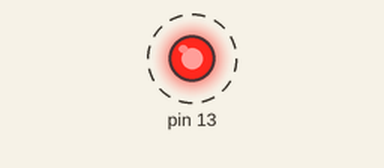
Simulated run of this sketch. Board: Arduino Uno, built with avr-gcc and run on an emulated ATmega328P. On the bench: output pins drawn as LEDs (lit = HIGH). Dashed ring = blinking. What the sketch prints to the serial monitor is not drawn.

Above: at 0.2 s.
Timing chart, 0 to 3.0 s (numbered marks = the images above):
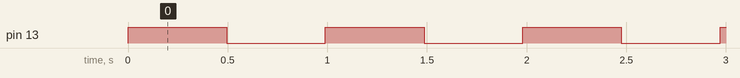

The sketch:

sketch.ino
```cpp
#include <Arduino.h>
#include <Arduino_FreeRTOS.h>
#include <task.h>
#include <queue.h>

// Queue handle (global)
QueueHandle_t xQueue;

// Task 1: Blink LED (unchanged)
void TaskBlink(void *pvParam) {
  pinMode(13, OUTPUT);
  while (1) {
    digitalWrite(13, !digitalRead(13));
    vTaskDelay(500 / portTICK_PERIOD_MS);
  }
}

// Task 2: Print received data from queue
void TaskPrint(void *pvParam) {
  int receivedValue = 0;
  while (1) {
    if (xQueueReceive(xQueue, &receivedValue, portMAX_DELAY) == pdTRUE)
    {
      Serial.print("Received: ");
      Serial.println(receivedValue);
    }
  }
}

// NEW Task 3: Generate "sensor data"
void TaskSensor(void *pvParam) {
  int counter = 0;
  while (1) {
    xQueueSend(xQueue, &counter, 0);  // Send data to queue
    counter++;
    vTaskDelay(1000 / portTICK_PERIOD_MS);
  }
}

void setup() {
  Serial.begin(9600);
  xQueue = xQueueCreate(5, sizeof(int));  // Queue for 5 integers

  xTaskCreate(TaskBlink, "Blink", 128, NULL, 1, NULL);
  xTaskCreate(TaskPrint, "Print", 128, NULL, 1, NULL);
  xTaskCreate(TaskSensor, "Sensor", 128, NULL, 1, NULL);  // New task
}

void loop() {}  
```

Measured:
- by itself, pin 13: alternates HIGH for 0.50 s and LOW for 0.50 s
